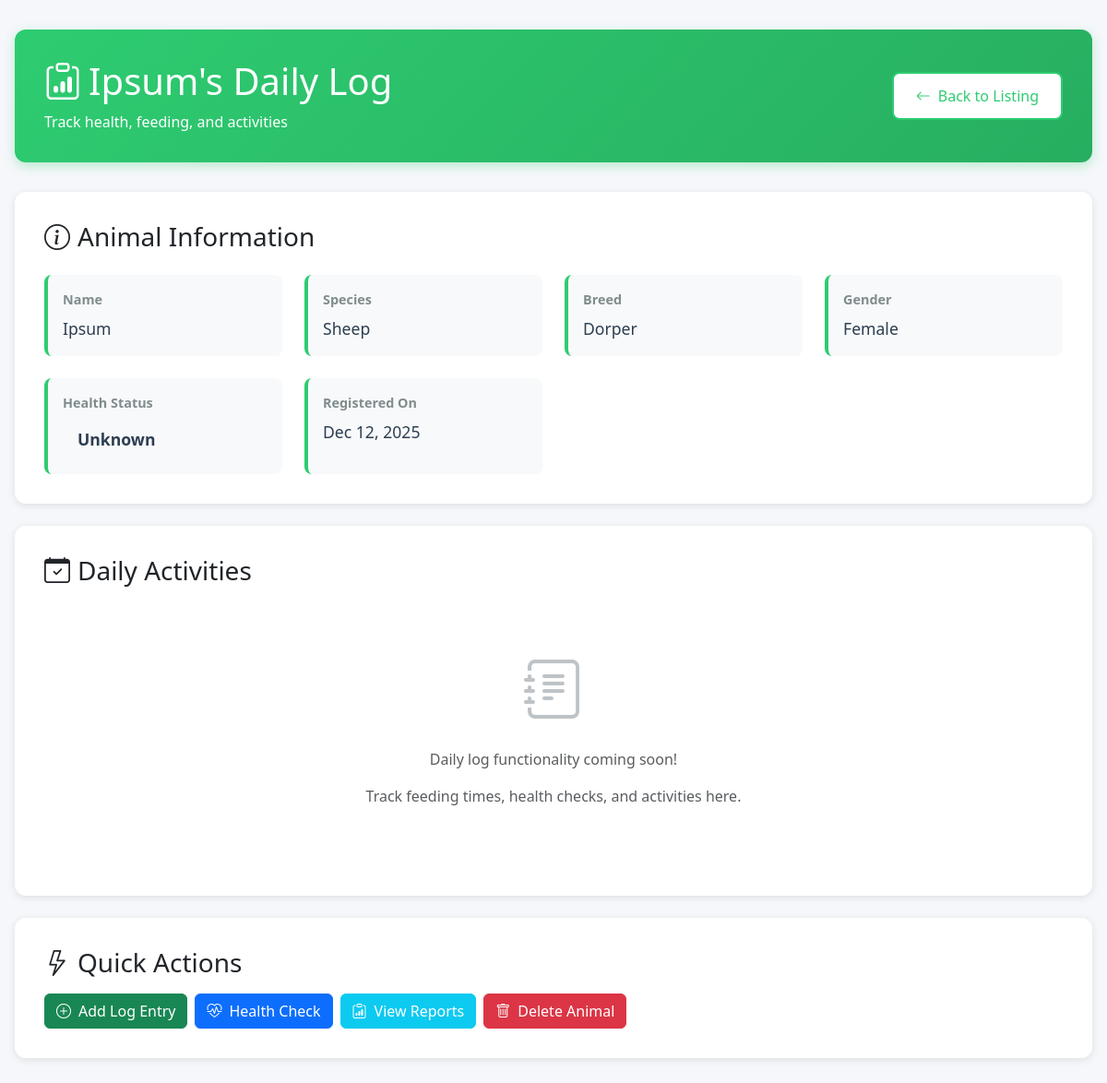
The app's page /animal/5/ with its own data.
### dairysyncapp/models.py (models this page shows, shortened)
class Animal(models.Model):
    GENDER_CHOICES = [
        ('male','Male'),
        ('female','Female')
    ]
    HEALTH_STATUS_CHOICES = [
        ('healthy','Healthy'),
        ('sick','Sick'),
        ('recovering','Recovering'),
        ('unknown','Unknown')
    ]
    name = models.CharField(max_length=100)
    species = models.CharField(max_length=100)
    breed = models.CharField(max_length=20)
    gender = models.CharField(max_length=20)
    health_status = models.CharField(max_length=20,choices=HEALTH_STATUS_CHOICES,default='healthy')
    created_at = models.DateTimeField(auto_now_add=True)
    updated_at = models.DateTimeField(auto_now_add=True)
    class Meta:
        ordering = ['-created_at']

### dairysyncapp/views.py (the view)
# urls.py: path('animal/<int:animal_id>/', views.animal_detail, name='animal-detail'),  # View animal details
def animal_detail(request, animal_id):
    try:
        animal = Animal.objects.get(id=animal_id)
        return render(request, 'animal_detail.html', {'animal': animal})
    except Animal.DoesNotExist:
        messages.error(request, 'Animal not found.')
        return redirect('animal-listing')

### dairysyncapp/templates/animal_detail.html (shortened to what this page needs)
<!DOCTYPE html>
<html lang="en">
<head>
    <link href="https://cdn.jsdelivr.net/npm/bootstrap@5.3.0/dist/css/bootstrap.min.css" rel="stylesheet">
    <link rel="stylesheet" href="https://cdnjs.cloudflare.com/ajax/libs/bootstrap-icons/1.10.0/font/bootstrap-icons.min.css">
</head>
<body>
    <div class="detail-container">
        <div class="detail-header">
            <div class="d-flex justify-content-between align-items-center">
                <div>
                    <h1 class="mb-2"><i class="bi bi-clipboard-data me-2"></i>{{ animal.name }}'s Daily Log</h1>
                    <p class="mb-0">Track health, feeding, and activities</p>
                </div>
                <a href="{% url 'animal-listing' %}" class="btn-back">
                    <i class="bi bi-arrow-left"></i>Back to Listing
                </a>
            </div>
        </div>
        <div class="detail-card">
            <h3 class="mb-3"><i class="bi bi-info-circle me-2"></i>Animal Information</h3>
            <div class="info-grid">
                <div class="info-item">
                    <div class="info-label">Name</div>
                    <div class="info-value">{{ animal.name }}</div>
                </div>
                <div class="info-item">
                    <div class="info-label">Species</div>
                    <div class="info-value">{{ animal.species }}</div>
                </div>
                <div class="info-item">
                    <div class="info-label">Breed</div>
                    <div class="info-value">{{ animal.breed }}</div>
                </div>
                <div class="info-item">
                    <div class="info-label">Gender</div>
                    <div class="info-value">{{ animal.gender|title }}</div>
                </div>
                <div class="info-item">
                    <div class="info-label">Health Status</div>
                    <div class="info-value">
                        <span class="status-badge status-{{ animal.health_status|lower }}">
                            {{ animal.health_status|title }}
                        </span>
                    </div>
                </div>
                <div class="info-item">
                    <div class="info-label">Registered On</div>
                    <div class="info-value">{{ animal.created_at|date:"M d, Y" }}</div>
                </div>
            </div>
        </div>
        <div class="detail-card">
            <h3 class="mb-3"><i class="bi bi-calendar-check me-2"></i>Daily Activities</h3>
            <div class="text-center py-5">
                <i class="bi bi-journal-text" style="font-size: 4rem; color: #bdc3c7;"></i>
                <p class="text-muted mt-3">Daily log functionality coming soon!</p>
                <p class="text-muted">Track feeding times, health checks, and activities here.</p>
            </div>
        </div>
        <div class="detail-card">
            <h3 class="mb-3"><i class="bi bi-lightning me-2"></i>Quick Actions</h3>
            <div class="d-flex gap-2 flex-wrap">
                <button class="btn btn-success">
                    <i class="bi bi-plus-circle me-2"></i>Add Log Entry
                </button>
                <button class="btn btn-primary">
                    <i class="bi bi-heart-pulse me-2"></i>Health Check
                </button>
                <button class="btn btn-info text-white">
                    <i class="bi bi-clipboard-data me-2"></i>View Reports
                </button>
                <form method="POST" action="{% url 'animal-delete' animal.id %}" style="display: inline;">
                    <button type="submit" class="btn btn-danger" onclick="return confirm('Are you sure you want to delete {{ animal.name }}?')">
                        <i class="bi bi-trash me-2"></i>Delete Animal
                    </button>
                </form>
            </div>
        </div>
    </div>
</body>
</html>

### dairysyncapp/templates/animal_detail.html (style rules this page uses)
body { background: #f5f7fa; font-family: 'Segoe UI', Tahoma, Geneva, Verdana, sans-serif; }
.detail-container { max-width: 1200px; margin: 2rem auto; padding: 0 1rem; }
.detail-header { background: linear-gradient(135deg, #2ecc71 0%, #27ae60 100%); color: white; padding: 2rem; border-radius: 12px; margin-bottom: 2rem; box-shadow: 0 4px 12px rgba(46, 204, 113, 0.3); }
.detail-card { background: white; border-radius: 12px; padding: 2rem; margin-bottom: 1.5rem; box-shadow: 0 2px 8px rgba(0, 0, 0, 0.1); }
.info-grid { display: grid; grid-template-columns: repeat(auto-fit, minmax(250px, 1fr)); gap: 1.5rem; margin-top: 1.5rem; }
.info-item { padding: 1rem; background: #f8f9fa; border-radius: 8px; border-left: 4px solid #2ecc71; }
.info-label { font-weight: 600; color: #7f8c8d; font-size: 0.9rem; margin-bottom: 0.5rem; }
.info-value { font-size: 1.1rem; color: #2c3e50; font-weight: 500; }
.btn-back { background: white; color: #2ecc71; padding: 0.75rem 1.5rem; border: 2px solid #2ecc71; border-radius: 8px; text-decoration: none; display: inline-flex; align-items: center; gap: 0.5rem; transition: all 0.3s; }
.status-badge { padding: 0.5rem 1rem; border-radius: 20px; font-weight: 600; display: inline-block; }

### records on screen
Animal: name "Ipsum", species "Sheep", breed "Dorper", gender "Female", health_status "Unknown", created_at "Dec 12, 2025"
